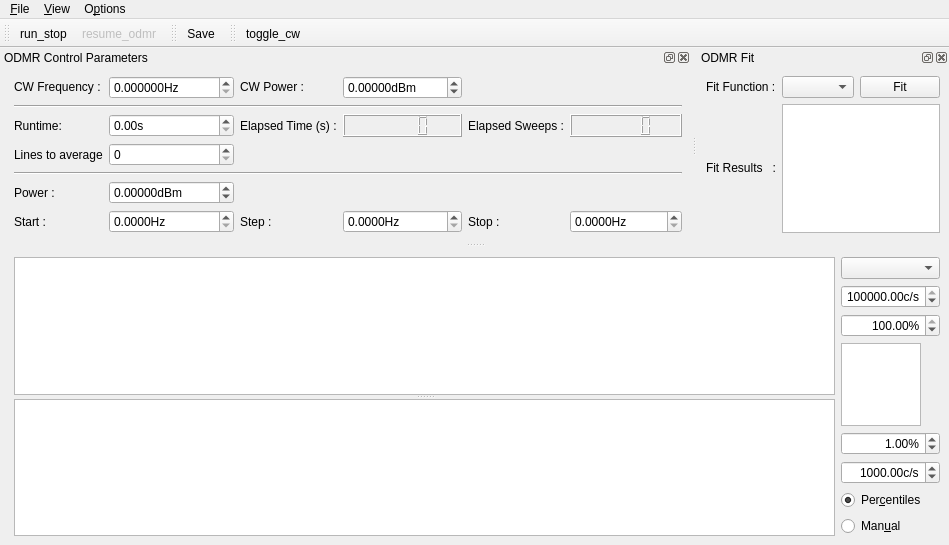
<?xml version="1.0" encoding="UTF-8"?>
<ui version="4.0">
 <class>MainWindow</class>
 <widget class="QMainWindow" name="MainWindow">
  <property name="geometry">
   <rect>
    <x>0</x>
    <y>0</y>
    <width>942</width>
    <height>545</height>
   </rect>
  </property>
  <property name="contextMenuPolicy">
   <enum>Qt::DefaultContextMenu</enum>
  </property>
  <property name="windowTitle">
   <string>qudi-hira: ODMR</string>
  </property>
  <widget class="QWidget" name="centralwidget">
   <layout class="QHBoxLayout" name="horizontalLayout">
    <item>
     <spacer name="horizontalSpacer">
      <property name="orientation">
       <enum>Qt::Horizontal</enum>
      </property>
      <property name="sizeHint" stdset="0">
       <size>
        <width>5</width>
        <height>20</height>
       </size>
      </property>
     </spacer>
    </item>
    <item>
     <widget class="QSplitter" name="splitter">
      <property name="sizePolicy">
       <sizepolicy hsizetype="Preferred" vsizetype="Expanding">
        <horstretch>1</horstretch>
        <verstretch>0</verstretch>
       </sizepolicy>
      </property>
      <property name="orientation">
       <enum>Qt::Vertical</enum>
      </property>
      <widget class="PlotWidget" name="odmr_PlotWidget">
       <property name="sizePolicy">
        <sizepolicy hsizetype="Expanding" vsizetype="Expanding">
         <horstretch>1</horstretch>
         <verstretch>1</verstretch>
        </sizepolicy>
       </property>
      </widget>
      <widget class="PlotWidget" name="odmr_matrix_PlotWidget">
       <property name="sizePolicy">
        <sizepolicy hsizetype="Expanding" vsizetype="Expanding">
         <horstretch>1</horstretch>
         <verstretch>1</verstretch>
        </sizepolicy>
       </property>
      </widget>
     </widget>
    </item>
    <item>
     <layout class="QVBoxLayout" name="verticalLayout">
      <item>
       <widget class="QComboBox" name="odmr_channel_ComboBox"/>
      </item>
      <item>
       <widget class="ScienDSpinBox" name="odmr_cb_max_DoubleSpinBox">
        <property name="maximumSize">
         <size>
          <width>100</width>
          <height>16777215</height>
         </size>
        </property>
        <property name="alignment">
         <set>Qt::AlignRight|Qt::AlignTrailing|Qt::AlignVCenter</set>
        </property>
        <property name="suffix">
         <string>c/s</string>
        </property>
        <property name="minimum">
         <double>-10.000000000000000</double>
        </property>
        <property name="maximum">
         <double>1000000000.000000000000000</double>
        </property>
        <property name="value">
         <double>100000.000000000000000</double>
        </property>
       </widget>
      </item>
      <item>
       <widget class="ScienDSpinBox" name="odmr_cb_high_percentile_DoubleSpinBox">
        <property name="maximumSize">
         <size>
          <width>100</width>
          <height>16777215</height>
         </size>
        </property>
        <property name="alignment">
         <set>Qt::AlignRight|Qt::AlignTrailing|Qt::AlignVCenter</set>
        </property>
        <property name="suffix">
         <string>%</string>
        </property>
        <property name="minimum">
         <double>0.000000000000000</double>
        </property>
        <property name="maximum">
         <double>100.000000000000000</double>
        </property>
        <property name="value">
         <double>100.000000000000000</double>
        </property>
       </widget>
      </item>
      <item>
       <widget class="PlotWidget" name="odmr_cb_PlotWidget">
        <property name="sizePolicy">
         <sizepolicy hsizetype="Expanding" vsizetype="Expanding">
          <horstretch>0</horstretch>
          <verstretch>0</verstretch>
         </sizepolicy>
        </property>
        <property name="maximumSize">
         <size>
          <width>80</width>
          <height>16777215</height>
         </size>
        </property>
       </widget>
      </item>
      <item>
       <widget class="ScienDSpinBox" name="odmr_cb_low_percentile_DoubleSpinBox">
        <property name="maximumSize">
         <size>
          <width>100</width>
          <height>16777215</height>
         </size>
        </property>
        <property name="alignment">
         <set>Qt::AlignRight|Qt::AlignTrailing|Qt::AlignVCenter</set>
        </property>
        <property name="suffix">
         <string>%</string>
        </property>
        <property name="minimum">
         <double>0.000000000000000</double>
        </property>
        <property name="maximum">
         <double>100.000000000000000</double>
        </property>
        <property name="value">
         <double>1.000000000000000</double>
        </property>
       </widget>
      </item>
      <item>
       <widget class="ScienDSpinBox" name="odmr_cb_min_DoubleSpinBox">
        <property name="maximumSize">
         <size>
          <width>100</width>
          <height>16777215</height>
         </size>
        </property>
        <property name="alignment">
         <set>Qt::AlignRight|Qt::AlignTrailing|Qt::AlignVCenter</set>
        </property>
        <property name="suffix">
         <string>c/s</string>
        </property>
        <property name="minimum">
         <double>-10.000000000000000</double>
        </property>
        <property name="maximum">
         <double>1000000000.000000000000000</double>
        </property>
        <property name="value">
         <double>1000.000000000000000</double>
        </property>
       </widget>
      </item>
      <item>
       <widget class="QRadioButton" name="odmr_cb_centiles_RadioButton">
        <property name="text">
         <string>Per&amp;centiles</string>
        </property>
        <property name="checked">
         <bool>true</bool>
        </property>
        <attribute name="buttonGroup">
         <string notr="true">buttonGroup</string>
        </attribute>
       </widget>
      </item>
      <item>
       <widget class="QRadioButton" name="odmr_cb_manual_RadioButton">
        <property name="text">
         <string>Man&amp;ual</string>
        </property>
        <attribute name="buttonGroup">
         <string notr="true">buttonGroup</string>
        </attribute>
       </widget>
      </item>
     </layout>
    </item>
   </layout>
  </widget>
  <widget class="QMenuBar" name="menubar">
   <property name="geometry">
    <rect>
     <x>0</x>
     <y>0</y>
     <width>942</width>
     <height>21</height>
    </rect>
   </property>
   <widget class="QMenu" name="menu_File">
    <property name="title">
     <string>&amp;File</string>
    </property>
    <addaction name="action_Save"/>
    <addaction name="action_Close"/>
   </widget>
   <widget class="QMenu" name="menu_Options">
    <property name="title">
     <string>O&amp;ptions</string>
    </property>
    <addaction name="action_Settings"/>
    <addaction name="action_FitSettings"/>
   </widget>
   <widget class="QMenu" name="menu_View">
    <property name="title">
     <string>&amp;View</string>
    </property>
    <addaction name="action_RestoreDefault"/>
   </widget>
   <addaction name="menu_File"/>
   <addaction name="menu_View"/>
   <addaction name="menu_Options"/>
  </widget>
  <widget class="QToolBar" name="toolBar">
   <property name="windowTitle">
    <string>toolBar</string>
   </property>
   <attribute name="toolBarArea">
    <enum>TopToolBarArea</enum>
   </attribute>
   <attribute name="toolBarBreak">
    <bool>false</bool>
   </attribute>
   <addaction name="action_run_stop"/>
   <addaction name="action_resume_odmr"/>
  </widget>
  <widget class="QDockWidget" name="odmr_control_DockWidget">
   <property name="enabled">
    <bool>true</bool>
   </property>
   <property name="sizePolicy">
    <sizepolicy hsizetype="Fixed" vsizetype="Fixed">
     <horstretch>1</horstretch>
     <verstretch>0</verstretch>
    </sizepolicy>
   </property>
   <property name="baseSize">
    <size>
     <width>0</width>
     <height>20</height>
    </size>
   </property>
   <property name="toolTip">
    <string/>
   </property>
   <property name="windowTitle">
    <string>ODMR Control Parameters</string>
   </property>
   <attribute name="dockWidgetArea">
    <number>4</number>
   </attribute>
   <widget class="QWidget" name="dockWidgetContents_3">
    <property name="sizePolicy">
     <sizepolicy hsizetype="Minimum" vsizetype="Minimum">
      <horstretch>0</horstretch>
      <verstretch>0</verstretch>
     </sizepolicy>
    </property>
    <layout class="QGridLayout" name="gridLayout">
     <item row="0" column="2">
      <widget class="ScienDSpinBox" name="cw_frequency_DoubleSpinBox">
       <property name="sizePolicy">
        <sizepolicy hsizetype="Minimum" vsizetype="Fixed">
         <horstretch>0</horstretch>
         <verstretch>0</verstretch>
        </sizepolicy>
       </property>
       <property name="suffix">
        <string>Hz</string>
       </property>
       <property name="decimals">
        <number>6</number>
       </property>
       <property name="maximum">
        <double>1000000000.000000000000000</double>
       </property>
       <property name="singleStep">
        <double>0.010000000000000</double>
       </property>
      </widget>
     </item>
     <item row="0" column="1">
      <widget class="QLabel" name="label">
       <property name="sizePolicy">
        <sizepolicy hsizetype="Minimum" vsizetype="Fixed">
         <horstretch>0</horstretch>
         <verstretch>0</verstretch>
        </sizepolicy>
       </property>
       <property name="text">
        <string>CW Frequency :</string>
       </property>
      </widget>
     </item>
     <item row="0" column="3">
      <widget class="QLabel" name="label_6">
       <property name="sizePolicy">
        <sizepolicy hsizetype="Minimum" vsizetype="Fixed">
         <horstretch>0</horstretch>
         <verstretch>0</verstretch>
        </sizepolicy>
       </property>
       <property name="text">
        <string>CW Power :</string>
       </property>
      </widget>
     </item>
     <item row="2" column="4">
      <widget class="QLCDNumber" name="elapsed_time_DisplayWidget">
       <property name="sizePolicy">
        <sizepolicy hsizetype="Minimum" vsizetype="Minimum">
         <horstretch>0</horstretch>
         <verstretch>0</verstretch>
        </sizepolicy>
       </property>
      </widget>
     </item>
     <item row="2" column="6">
      <widget class="QLCDNumber" name="elapsed_sweeps_DisplayWidget"/>
     </item>
     <item row="4" column="1" colspan="6">
      <widget class="Line" name="line">
       <property name="orientation">
        <enum>Qt::Horizontal</enum>
       </property>
      </widget>
     </item>
     <item row="2" column="5">
      <widget class="QLabel" name="label_10">
       <property name="sizePolicy">
        <sizepolicy hsizetype="Minimum" vsizetype="Minimum">
         <horstretch>0</horstretch>
         <verstretch>0</verstretch>
        </sizepolicy>
       </property>
       <property name="text">
        <string>Elapsed Sweeps :</string>
       </property>
      </widget>
     </item>
     <item row="0" column="4">
      <widget class="ScienDSpinBox" name="cw_power_DoubleSpinBox">
       <property name="sizePolicy">
        <sizepolicy hsizetype="Minimum" vsizetype="Fixed">
         <horstretch>0</horstretch>
         <verstretch>0</verstretch>
        </sizepolicy>
       </property>
       <property name="suffix">
        <string>dBm</string>
       </property>
       <property name="decimals">
        <number>5</number>
       </property>
       <property name="minimum">
        <double>-1000.000000000000000</double>
       </property>
       <property name="maximum">
        <double>100.000000000000000</double>
       </property>
      </widget>
     </item>
     <item row="2" column="2">
      <widget class="QDoubleSpinBox" name="runtime_DoubleSpinBox">
       <property name="sizePolicy">
        <sizepolicy hsizetype="Minimum" vsizetype="Fixed">
         <horstretch>0</horstretch>
         <verstretch>0</verstretch>
        </sizepolicy>
       </property>
       <property name="suffix">
        <string>s</string>
       </property>
       <property name="maximum">
        <double>10000000.000000000000000</double>
       </property>
      </widget>
     </item>
     <item row="2" column="3">
      <widget class="QLabel" name="label_8">
       <property name="sizePolicy">
        <sizepolicy hsizetype="Minimum" vsizetype="Minimum">
         <horstretch>0</horstretch>
         <verstretch>0</verstretch>
        </sizepolicy>
       </property>
       <property name="text">
        <string>Elapsed Time (s) :</string>
       </property>
      </widget>
     </item>
     <item row="5" column="2">
      <widget class="ScienDSpinBox" name="sweep_power_DoubleSpinBox">
       <property name="sizePolicy">
        <sizepolicy hsizetype="Minimum" vsizetype="Fixed">
         <horstretch>0</horstretch>
         <verstretch>0</verstretch>
        </sizepolicy>
       </property>
       <property name="suffix">
        <string>dBm</string>
       </property>
       <property name="decimals">
        <number>5</number>
       </property>
       <property name="minimum">
        <double>-1000.000000000000000</double>
       </property>
       <property name="maximum">
        <double>100.000000000000000</double>
       </property>
      </widget>
     </item>
     <item row="5" column="1">
      <widget class="QLabel" name="label_2">
       <property name="sizePolicy">
        <sizepolicy hsizetype="Minimum" vsizetype="Minimum">
         <horstretch>0</horstretch>
         <verstretch>0</verstretch>
        </sizepolicy>
       </property>
       <property name="text">
        <string>Power :</string>
       </property>
      </widget>
     </item>
     <item row="2" column="1">
      <widget class="QLabel" name="label_7">
       <property name="sizePolicy">
        <sizepolicy hsizetype="Minimum" vsizetype="Minimum">
         <horstretch>0</horstretch>
         <verstretch>0</verstretch>
        </sizepolicy>
       </property>
       <property name="text">
        <string>Runtime:</string>
       </property>
      </widget>
     </item>
     <item row="6" column="1">
      <widget class="QLabel" name="label_3">
       <property name="sizePolicy">
        <sizepolicy hsizetype="Minimum" vsizetype="Minimum">
         <horstretch>0</horstretch>
         <verstretch>0</verstretch>
        </sizepolicy>
       </property>
       <property name="text">
        <string>Start :</string>
       </property>
      </widget>
     </item>
     <item row="6" column="2">
      <widget class="ScienDSpinBox" name="start_freq_DoubleSpinBox">
       <property name="sizePolicy">
        <sizepolicy hsizetype="Minimum" vsizetype="Fixed">
         <horstretch>0</horstretch>
         <verstretch>0</verstretch>
        </sizepolicy>
       </property>
       <property name="suffix">
        <string>Hz</string>
       </property>
       <property name="decimals">
        <number>4</number>
       </property>
       <property name="maximum">
        <double>1000000000.000000000000000</double>
       </property>
      </widget>
     </item>
     <item row="6" column="3">
      <widget class="QLabel" name="label_4">
       <property name="sizePolicy">
        <sizepolicy hsizetype="Minimum" vsizetype="Minimum">
         <horstretch>0</horstretch>
         <verstretch>0</verstretch>
        </sizepolicy>
       </property>
       <property name="text">
        <string>Step :</string>
       </property>
      </widget>
     </item>
     <item row="6" column="4">
      <widget class="ScienDSpinBox" name="step_freq_DoubleSpinBox">
       <property name="sizePolicy">
        <sizepolicy hsizetype="Minimum" vsizetype="Fixed">
         <horstretch>0</horstretch>
         <verstretch>0</verstretch>
        </sizepolicy>
       </property>
       <property name="suffix">
        <string>Hz</string>
       </property>
       <property name="decimals">
        <number>4</number>
       </property>
       <property name="minimum">
        <double>0.000000000000000</double>
       </property>
       <property name="maximum">
        <double>1000000000.000000000000000</double>
       </property>
       <property name="singleStep">
        <double>0.100000000000000</double>
       </property>
      </widget>
     </item>
     <item row="6" column="5">
      <widget class="QLabel" name="label_5">
       <property name="sizePolicy">
        <sizepolicy hsizetype="Minimum" vsizetype="Minimum">
         <horstretch>0</horstretch>
         <verstretch>0</verstretch>
        </sizepolicy>
       </property>
       <property name="text">
        <string>Stop :</string>
       </property>
      </widget>
     </item>
     <item row="6" column="6">
      <widget class="ScienDSpinBox" name="stop_freq_DoubleSpinBox">
       <property name="sizePolicy">
        <sizepolicy hsizetype="Minimum" vsizetype="Fixed">
         <horstretch>0</horstretch>
         <verstretch>0</verstretch>
        </sizepolicy>
       </property>
       <property name="suffix">
        <string>Hz</string>
       </property>
       <property name="decimals">
        <number>4</number>
       </property>
       <property name="minimum">
        <double>0.000000000000000</double>
       </property>
       <property name="maximum">
        <double>1000000000.000000000000000</double>
       </property>
      </widget>
     </item>
     <item row="0" column="0" rowspan="7">
      <spacer name="horizontalSpacer_2">
       <property name="orientation">
        <enum>Qt::Horizontal</enum>
       </property>
       <property name="sizeHint" stdset="0">
        <size>
         <width>5</width>
         <height>20</height>
        </size>
       </property>
      </spacer>
     </item>
     <item row="3" column="1">
      <widget class="QLabel" name="average_label">
       <property name="text">
        <string>Lines to average</string>
       </property>
      </widget>
     </item>
     <item row="3" column="2">
      <widget class="QSpinBox" name="average_level_SpinBox">
       <property name="minimum">
        <number>0</number>
       </property>
       <property name="maximum">
        <number>1000</number>
       </property>
       <property name="singleStep">
        <number>1</number>
       </property>
       <property name="value">
        <number>0</number>
       </property>
      </widget>
     </item>
     <item row="1" column="1" colspan="6">
      <widget class="Line" name="line_2">
       <property name="minimumSize">
        <size>
         <width>0</width>
         <height>0</height>
        </size>
       </property>
       <property name="lineWidth">
        <number>1</number>
       </property>
       <property name="midLineWidth">
        <number>0</number>
       </property>
       <property name="orientation">
        <enum>Qt::Horizontal</enum>
       </property>
      </widget>
     </item>
    </layout>
   </widget>
  </widget>
  <widget class="QDockWidget" name="odmr_fit_DockWidget">
   <property name="sizePolicy">
    <sizepolicy hsizetype="Minimum" vsizetype="Minimum">
     <horstretch>0</horstretch>
     <verstretch>0</verstretch>
    </sizepolicy>
   </property>
   <property name="baseSize">
    <size>
     <width>0</width>
     <height>20</height>
    </size>
   </property>
   <property name="windowTitle">
    <string>ODMR Fit</string>
   </property>
   <attribute name="dockWidgetArea">
    <number>4</number>
   </attribute>
   <widget class="QWidget" name="dockWidgetContents_5">
    <property name="sizePolicy">
     <sizepolicy hsizetype="Minimum" vsizetype="Minimum">
      <horstretch>0</horstretch>
      <verstretch>0</verstretch>
     </sizepolicy>
    </property>
    <layout class="QGridLayout" name="gridLayout_2">
     <item row="0" column="2">
      <widget class="QPushButton" name="do_fit_PushButton">
       <property name="sizePolicy">
        <sizepolicy hsizetype="Minimum" vsizetype="Fixed">
         <horstretch>0</horstretch>
         <verstretch>0</verstretch>
        </sizepolicy>
       </property>
       <property name="text">
        <string>Fit</string>
       </property>
      </widget>
     </item>
     <item row="0" column="1">
      <widget class="FitSettingsComboBox" name="fit_methods_ComboBox">
       <property name="sizePolicy">
        <sizepolicy hsizetype="Minimum" vsizetype="Fixed">
         <horstretch>0</horstretch>
         <verstretch>0</verstretch>
        </sizepolicy>
       </property>
      </widget>
     </item>
     <item row="0" column="0">
      <widget class="QLabel" name="label_9">
       <property name="sizePolicy">
        <sizepolicy hsizetype="Fixed" vsizetype="Minimum">
         <horstretch>0</horstretch>
         <verstretch>0</verstretch>
        </sizepolicy>
       </property>
       <property name="text">
        <string>Fit Function :</string>
       </property>
      </widget>
     </item>
     <item row="1" column="0">
      <widget class="QLabel" name="label_12">
       <property name="sizePolicy">
        <sizepolicy hsizetype="Fixed" vsizetype="Fixed">
         <horstretch>0</horstretch>
         <verstretch>0</verstretch>
        </sizepolicy>
       </property>
       <property name="text">
        <string>Fit Results   :</string>
       </property>
      </widget>
     </item>
     <item row="1" column="1" colspan="2">
      <widget class="QTextBrowser" name="odmr_fit_results_DisplayWidget">
       <property name="sizePolicy">
        <sizepolicy hsizetype="Ignored" vsizetype="Expanding">
         <horstretch>0</horstretch>
         <verstretch>0</verstretch>
        </sizepolicy>
       </property>
       <property name="baseSize">
        <size>
         <width>0</width>
         <height>1</height>
        </size>
       </property>
       <property name="sizeAdjustPolicy">
        <enum>QAbstractScrollArea::AdjustToContents</enum>
       </property>
       <property name="tabChangesFocus">
        <bool>true</bool>
       </property>
      </widget>
     </item>
    </layout>
   </widget>
  </widget>
  <widget class="QToolBar" name="save_ToolBar">
   <property name="windowTitle">
    <string>toolBar_2</string>
   </property>
   <attribute name="toolBarArea">
    <enum>TopToolBarArea</enum>
   </attribute>
   <attribute name="toolBarBreak">
    <bool>false</bool>
   </attribute>
   <addaction name="action_Save"/>
  </widget>
  <widget class="QToolBar" name="cw_ToolBar">
   <property name="windowTitle">
    <string>toolBar_2</string>
   </property>
   <attribute name="toolBarArea">
    <enum>TopToolBarArea</enum>
   </attribute>
   <attribute name="toolBarBreak">
    <bool>false</bool>
   </attribute>
   <addaction name="action_toggle_cw"/>
  </widget>
  <action name="action_Settings">
   <property name="icon">
    <iconset>
     <normaloff>../../artwork/icons/oxygen/22x22/configure.png</normaloff>../../artwork/icons/oxygen/22x22/configure.png</iconset>
   </property>
   <property name="text">
    <string>&amp;Settings</string>
   </property>
  </action>
  <action name="action_Save">
   <property name="icon">
    <iconset>
     <normaloff>../../artwork/icons/oxygen/22x22/document-save.png</normaloff>../../artwork/icons/oxygen/22x22/document-save.png</iconset>
   </property>
   <property name="text">
    <string>&amp;Save</string>
   </property>
   <property name="toolTip">
    <string>Save odmr data</string>
   </property>
  </action>
  <action name="action_Close">
   <property name="icon">
    <iconset>
     <normaloff>../../artwork/icons/oxygen/22x22/application-exit.png</normaloff>../../artwork/icons/oxygen/22x22/application-exit.png</iconset>
   </property>
   <property name="text">
    <string>&amp;Close</string>
   </property>
  </action>
  <action name="action_run_stop">
   <property name="checkable">
    <bool>true</bool>
   </property>
   <property name="icon">
    <iconset>
     <normaloff>../../artwork/icons/qudiTheme/22x22/start-counter.png</normaloff>
     <activeon>../../artwork/icons/qudiTheme/22x22/stop-counter.png</activeon>../../artwork/icons/qudiTheme/22x22/start-counter.png</iconset>
   </property>
   <property name="text">
    <string>run_stop</string>
   </property>
  </action>
  <action name="action_resume_odmr">
   <property name="checkable">
    <bool>true</bool>
   </property>
   <property name="enabled">
    <bool>false</bool>
   </property>
   <property name="icon">
    <iconset>
     <normaloff>../../artwork/icons/qudiTheme/22x22/restart-counter.png</normaloff>
     <activeon>../../artwork/icons/qudiTheme/22x22/stop-counter.png</activeon>../../artwork/icons/qudiTheme/22x22/restart-counter.png</iconset>
   </property>
   <property name="text">
    <string>resume_odmr</string>
   </property>
   <property name="toolTip">
    <string>resume odmr measurement</string>
   </property>
  </action>
  <action name="action_RestoreDefault">
   <property name="text">
    <string>Restore &amp;default</string>
   </property>
  </action>
  <action name="action_FitSettings">
   <property name="text">
    <string>Fit settings</string>
   </property>
  </action>
  <action name="action_toggle_cw">
   <property name="checkable">
    <bool>true</bool>
   </property>
   <property name="icon">
    <iconset>
     <normaloff>../../artwork/icons/oxygen/22x22/media-playback-start.png</normaloff>
     <normalon>../../artwork/icons/oxygen/22x22/media-playback-stop.png</normalon>
     <activeon>../../artwork/icons/oxygen/22x22/media-playback-stop.png</activeon>../../artwork/icons/oxygen/22x22/media-playback-start.png</iconset>
   </property>
   <property name="text">
    <string>toggle_cw</string>
   </property>
   <property name="toolTip">
    <string>toggle microwave CW output</string>
   </property>
  </action>
 </widget>
 <customwidgets>
  <customwidget>
   <class>PlotWidget</class>
   <extends>QGraphicsView</extends>
   <header>pyqtgraph</header>
  </customwidget>
  <customwidget>
   <class>ScienDSpinBox</class>
   <extends>QDoubleSpinBox</extends>
   <header>qtwidgets.scientific_spinbox.h</header>
  </customwidget>
  <customwidget>
   <class>FitSettingsComboBox</class>
   <extends>QComboBox</extends>
   <header>gui/fitsettings</header>
  </customwidget>
 </customwidgets>
 <tabstops>
  <tabstop>odmr_cb_max_DoubleSpinBox</tabstop>
  <tabstop>odmr_cb_high_percentile_DoubleSpinBox</tabstop>
  <tabstop>odmr_cb_PlotWidget</tabstop>
  <tabstop>odmr_cb_low_percentile_DoubleSpinBox</tabstop>
  <tabstop>odmr_cb_min_DoubleSpinBox</tabstop>
  <tabstop>odmr_cb_centiles_RadioButton</tabstop>
  <tabstop>odmr_cb_manual_RadioButton</tabstop>
  <tabstop>odmr_PlotWidget</tabstop>
  <tabstop>odmr_matrix_PlotWidget</tabstop>
 </tabstops>
 <resources/>
 <connections>
  <connection>
   <sender>action_Close</sender>
   <signal>triggered()</signal>
   <receiver>MainWindow</receiver>
   <slot>close()</slot>
   <hints>
    <hint type="sourcelabel">
     <x>-1</x>
     <y>-1</y>
    </hint>
    <hint type="destinationlabel">
     <x>531</x>
     <y>347</y>
    </hint>
   </hints>
  </connection>
 </connections>
 <buttongroups>
  <buttongroup name="buttonGroup"/>
 </buttongroups>
</ui>
